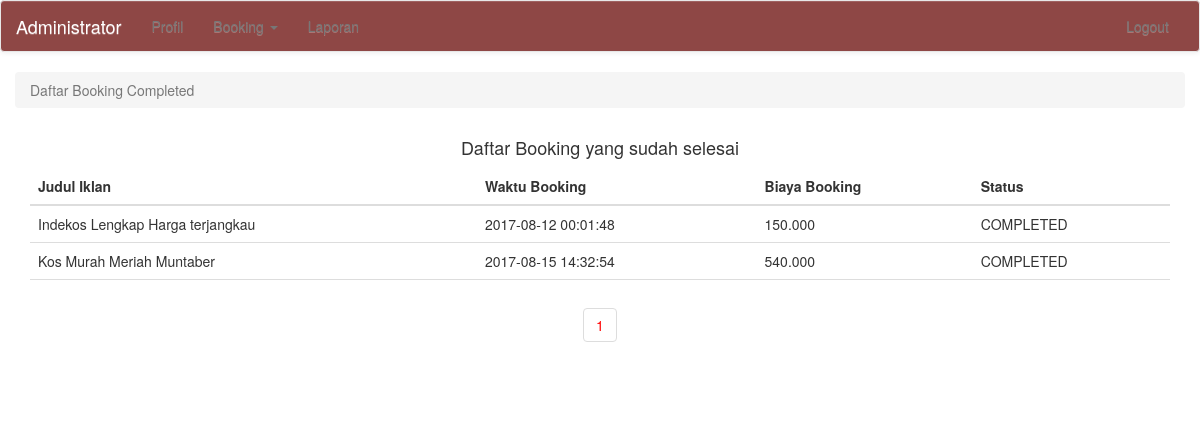
Page /admin/adm_booking_completed.php (signed in) on the committed database.
### tables this page shows
CREATE TABLE `tbl_booking` (
  `id_booking` int(11) NOT NULL,
  `id_pembeli` int(11) NOT NULL,
  `id_penjual` int(11) NOT NULL,
  `id_indekos` int(11) NOT NULL,
  `biaya` int(20) NOT NULL,
  `total_biaya` int(20) NOT NULL,
  `durasi` int(10) NOT NULL,
  `tgl_booking` datetime NOT NULL,
  `kode_booking` varchar(200) NOT NULL,
  `status_booking` varchar(20) NOT NULL,
  `nama_bank` varchar(12) DEFAULT NULL,
  `nama_rek` varchar(25) DEFAULT NULL,
  `no_rek` varchar(20) DEFAULT NULL,
  `nilai` int(15) DEFAULT NULL,
  `note_transfer` varchar(100) DEFAULT NULL
);

CREATE TABLE `tbl_indekos` (
  `id_indekos` int(11) NOT NULL,
  `id_seller` int(11) NOT NULL,
  `kelas` varchar(20) NOT NULL,
  `judul` varchar(100) NOT NULL,
  `deskripsi` mediumtext NOT NULL,
  `alamat` varchar(100) NOT NULL,
  `harga` int(20) NOT NULL,
  `gambar` varchar(30) NOT NULL,
  `gambar_1` varchar(30) NOT NULL,
  `gambar_2` varchar(30) NOT NULL,
  `gambar_3` varchar(30) NOT NULL,
  `status` varchar(10) NOT NULL
);

### class/Booking.php (the view, shortened to what this page needs)
<?php
    class Booking
    {
        private $db;
        function __construct($db_conn)
        {
            $this->db = $db_conn;
        }
                    ?>
                <?php
        public function daftarBookingCompleted($query) {
            $jumlah_desimal = "0";
            $pemisah_desimal = ",";
            $pemisah_ribuan = ".";
            $stmt = $this->db->prepare($query);
            $stmt->execute();
            if($stmt->rowCount()>0)
            {
                while($row=$stmt->fetch(PDO::FETCH_ASSOC))
                {
                    ?>
                    <tr>
                        <td><?php print($row['judul']); ?></td>
                        <td><?php print($row['tgl_booking']); ?></td>
                        <td><?php print(number_format($row['biaya'],$jumlah_desimal, $pemisah_desimal, $pemisah_ribuan)); ?></td>
                        <td><?php print($row['status_booking']); ?></td>
                    </tr>
                    <?php
                }
            }
            else
            {
                ?>
                <tr>
                <td>Tidak ada booking terbaru....</td>
                </tr>
                <?php
            }
        }
                ?>
                <?php
        public function paginglink($query,$records_per_page)
        {
            $self = $_SERVER['PHP_SELF'];
            $stmt = $this->db->prepare($query);
            $stmt->execute();
            $total_no_of_records = $stmt->rowCount();
            if($total_no_of_records > 0)
            {
                ?><ul class="pagination"><?php
                $total_no_of_pages=ceil($total_no_of_records/$records_per_page);
                $current_page=1;
                for($i=1;$i<=$total_no_of_pages;$i++)
                {
                    if($i==$current_page)
                    {
                        echo "<li><a href='".$self."?page_no=".$i."' style='color:red;'>".$i."</a></li>";
                    }
                    else
                    {
                        echo "<li><a href='".$self."?page_no=".$i."'>".$i."</a></li>";
                    }
                }
                ?></ul><?php
            }
        }
    }
?>

### rows in the picture
tbl_booking: id_indekos.judul "Indekos Lengkap Harga terjangkau", tgl_booking "2017-08-12 00:01:48", biaya "150.000", status_booking "COMPLETED"
tbl_booking: id_indekos.judul "Kos Murah Meriah Muntaber", tgl_booking "2017-08-15 14:32:54", biaya "540.000", status_booking "COMPLETED"
